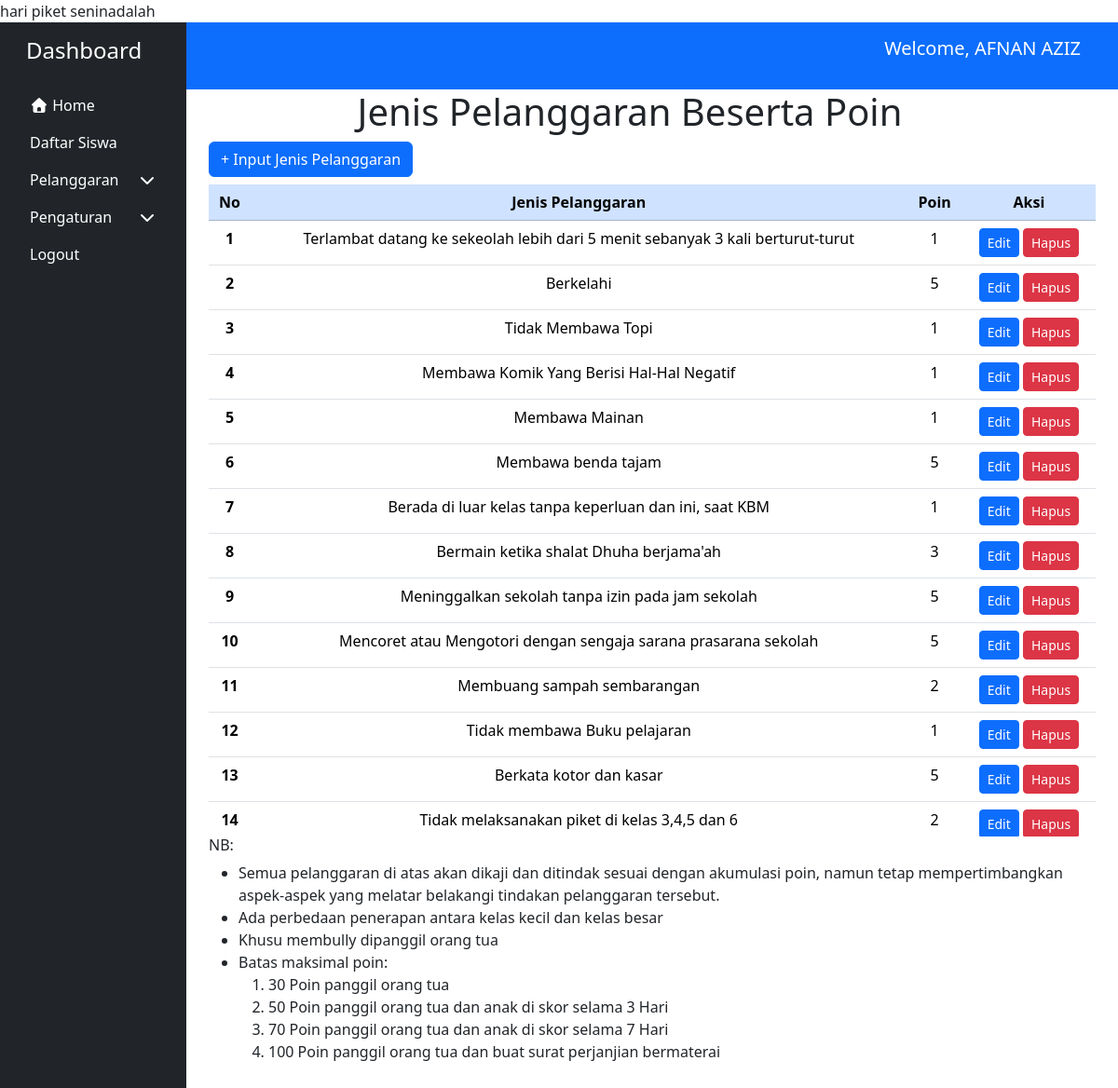
/index.php?page=jenis_pelanggaran (signed in), run on the app's committed database.
### tables this page shows
CREATE TABLE `users` (
  `id` int(11) NOT NULL,
  `nik` varchar(16) NOT NULL,
  `username` varchar(50) NOT NULL,
  `nisn` varchar(20) DEFAULT NULL,
  `nip` varchar(18) DEFAULT NULL,
  `nama` varchar(100) NOT NULL,
  `kelas` varchar(20) NOT NULL,
  `email` varchar(100) NOT NULL,
  `password` varchar(64) NOT NULL,
  `jabatan_id` int(11) DEFAULT NULL,
  `nama_ortu` varchar(100) NOT NULL,
  `nomor_hp` varchar(16) NOT NULL,
  `alamat` text NOT NULL,
  `tempat_lahir` varchar(100) NOT NULL,
  `tanggal_lahir` varchar(20) NOT NULL,
  `role_id` int(11) NOT NULL,
  `jadwal_piket_id` int(11) DEFAULT NULL,
  `created_at` timestamp NOT NULL DEFAULT current_timestamp() ON UPDATE current_timestamp(),
  `updated_at` timestamp NOT NULL DEFAULT current_timestamp() ON UPDATE current_timestamp()
);

CREATE TABLE `jadwal_piket` (
  `id` int(11) NOT NULL,
  `guru_id` int(11) DEFAULT NULL,
  `hari_piket` varchar(15) DEFAULT NULL,
  `tanggal_piket` date DEFAULT NULL
);

CREATE TABLE `pelanggaran` (
  `id` int(11) NOT NULL,
  `nama_pelanggaran` varchar(100) DEFAULT NULL,
  `poin` int(11) DEFAULT NULL
);

### index.php (called while the page is built, shortened)
<?php
$page = isset($_GET['page']) ? $_GET['page'] : 'dashboard';
require_once __DIR__ . '/' . $allowedPages[$page];

### views/pages/pelanggaran/jenis_pelanggaran.php (the view, shortened to what this page needs)
<?php
require_once __DIR__ . '../../../layouts/header.php';
require_once __DIR__ . '/../../../koneksi.php';
$getNamaPelanggaran = $db->query('SELECT * FROM pelanggaran')->fetchAll();
?>
<div class="container">
    <h1 class="text-center me-5">Jenis Pelanggaran Beserta Poin</h1>
    <div class="container mb-2">
        <a href="index.php?page=input_jenis_pelanggaran" class="btn btn-primary" target="_blank"> + Input Jenis
            Pelanggaran</a>
    </div>
    <section class="container">
        <div class="table-responsive " style="max-height: 700px; overflow-y: auto;">
            <table class="table table-hover">
                <thead class="table-primary sticky-top bg-primary text-white" style="z-index: auto;">
                    <tr class="text-center">
                        <th scope="col">No</th>
                        <th scope="col">Jenis Pelanggaran</th>
                        <th scope="col">Poin</th>
                        <th scope="col">Aksi</th>
                    </tr>
                </thead>
                <tbody class="text-center">
                    <?php foreach ($getNamaPelanggaran as $i => $item): ?>
                        <tr>
                            <th scope="row"><?= $i + 1 ?></th>
                            <td><?= $item['nama_pelanggaran'] ?></td>
                            <td><?= $item['poin'] ?></td>
                            <td>
                                <a href="index.php?page=edit_jenis_pelanggaran&id=<?= $item['id'] ?>"
                                    class="btn btn-sm btn-primary">Edit</a>
                                <button type="button" class="btn btn-danger btn-sm"
                                    onclick="confirmDelete(<?= $item['id'] ?>, '<?= htmlspecialchars(addslashes($item['nama_pelanggaran'])) ?>')">
                                    Hapus
                                </button>
                            </td>
                        </tr>
                    <?php endforeach; ?>
                </tbody>
            </table>
        </div>
    </section>
    <section>
        <div class="container">
            <h6>NB:</h6>
            <ul>
                <li>Semua pelanggaran di atas akan dikaji dan ditindak sesuai dengan akumulasi poin, namun tetap
                    mempertimbangkan aspek-aspek yang melatar belakangi tindakan pelanggaran tersebut.</li>
                <li>Ada perbedaan penerapan antara kelas kecil dan kelas besar</li>
                <li>Khusu membully dipanggil orang tua</li>
                <li>Batas maksimal poin:</li>
                <ol>
                    <li>30 Poin panggil orang tua</li>
                    <li>50 Poin panggil orang tua dan anak di skor selama 3 Hari</li>
                    <li>70 Poin panggil orang tua dan anak di skor selama 7 Hari</li>
                    <li>100 Poin panggil orang tua dan buat surat perjanjian bermaterai</li>
                </ol>
            </ul>
        </div>
    </section>
</div>
<?php require_once __DIR__ . '/../../layouts/footer.php'; ?>

### views/layouts/header.php (shortened to what this page needs)
<?php
require_once __DIR__ . '/../../koneksi.php';
$getHariPiket = $db->prepare('SELECT users.jadwal_piket_id, jadwal_piket.hari_piket FROM users JOIN jadwal_piket ON users.jadwal_piket_id = jadwal_piket.id WHERE users.id = :user_id');
$getHariPiket->execute(['user_id' => $_SESSION['user_id']]);
$hariPiket = $getHariPiket->fetch();
echo 'hari piket ' . $hariPiket['hari_piket'] . 'adalah';
?>
<!DOCTYPE html>
<html lang="en">
<head>
    <link rel="stylesheet" href="<?= BASE_URL ?>/assets/css/style.css">
    <link href="https://cdn.jsdelivr.net/npm/bootstrap@5.3.8/dist/css/bootstrap.min.css" rel="stylesheet"
 />
    <link rel="stylesheet" href="https://cdnjs.cloudflare.com/ajax/libs/font-awesome/7.0.0/css/all.min.css"
 />
    <link rel="stylesheet" href="https://cdn.jsdelivr.net/npm/sweetalert2@11/dist/sweetalert2.min.css">
</head>
<body>
    <div class="container-fluid">
        <div class="row">
            <div id="sidebar" class="col-md-3 col-lg-2 p-3 bg-dark text-white sticky-top sidebar"
                style="height: 100vh; overflow-y: auto;">
                <div class="container d-flex justify-content-between">
                    <h4 class="mb-4">Dashboard</h4>
                </div>
                <ul class="nav flex-column">
                    <li class="nav-item">
                        <a class="nav-link text-white" href="index.php?page=index">
                            <i class="fa-solid fa-house text-white"></i>
                            Home
                        </a>
                    </li>
                    <?php if ($_SESSION['role_id'] == 3): ?>
                        <li class="nav-item">
                            <a class="nav-link text-white" href="index.php?page=profile">
                                Daftar Siswa
                            </a>
                        </li>
                    <?php endif; ?>
            <li class="nav-item">
                <a class="nav-link text-white d-flex justify-content-between align-items-center"
                    data-bs-toggle="collapse" href="#pelanggaran" role="button" aria-expanded="false"
                    aria-controls="pelanggaran">
                    <span>Pelanggaran</span>
                    <i class="fa fa-chevron-down"></i>
                </a>
            </li>
            <li class="nav-item">
                <a class="nav-link text-white d-flex justify-content-between align-items-center"
                    data-bs-toggle="collapse" href="#pengaturan" role="button" aria-expanded="false"
                    aria-controls="pengaturan">
                    <span>Pengaturan</span>
                    <i class="fa fa-chevron-down"></i>
                </a>
            </li>
            <li class="nav-item">
                <a class="nav-link text-white" href="index.php?page=logout">
                    Logout
                </a>
            </li>
            </ul>
        </div>
        <div class="col-md-9 col-lg-10 px-0">
            <nav class="navbar navbar-expand-lg bg-primary px-4 sticky-top" data-bs-theme="dark">
                <?php if (isset($_SESSION['user_id']) && isset($_SESSION['role_id'])): ?>
                    <p class="navbar-brand">
                        Welcome, <?= htmlspecialchars($_SESSION['user_name']) ?>
                    </p>
                <?php endif; ?>
            </nav>

### assets/css/style.css (style rules this page uses)
html { scroll-behavior: smooth; }
.nav-link[aria-expanded="false"] .fa-chevron-down { transition: transform 0.3s; }
@media (min-width: 768px) { .sidebar { display: block; } }
@media screen and (min-width: 768px) { .navbar-brand { display: inline; } }

### data on the page
users: jadwal_piket.hari_piket "senin"
pelanggaran: nama_pelanggaran "Terlambat datang ke sekeolah lebih dari 5 menit sebanyak 3 kali berturut-turut", poin "1"
pelanggaran: nama_pelanggaran "Berkelahi", poin "5"
pelanggaran: nama_pelanggaran "Tidak Membawa Topi", poin "1"
pelanggaran: nama_pelanggaran "Membawa Komik Yang Berisi Hal-Hal Negatif", poin "1"
pelanggaran: nama_pelanggaran "Membawa Mainan", poin "1"
pelanggaran: nama_pelanggaran "Membawa benda tajam", poin "5"
pelanggaran: nama_pelanggaran "Berada di luar kelas tanpa keperluan dan ini, saat KBM", poin "1"
pelanggaran: nama_pelanggaran "Bermain ketika shalat Dhuha berjama'ah", poin "3"
pelanggaran: nama_pelanggaran "Meninggalkan sekolah tanpa izin pada jam sekolah", poin "5"
pelanggaran: nama_pelanggaran "Mencoret atau Mengotori dengan sengaja sarana prasarana sekolah", poin "5"
pelanggaran: nama_pelanggaran "Membuang sampah sembarangan", poin "2"
pelanggaran: nama_pelanggaran "Tidak membawa Buku pelajaran", poin "1"
pelanggaran: nama_pelanggaran "Berkata kotor dan kasar", poin "5"
pelanggaran: nama_pelanggaran "Tidak melaksanakan piket di kelas 3,4,5 dan 6", poin "2"

### other printed values
$_SESSION['user_name'] "AFNAN AZIZ"
